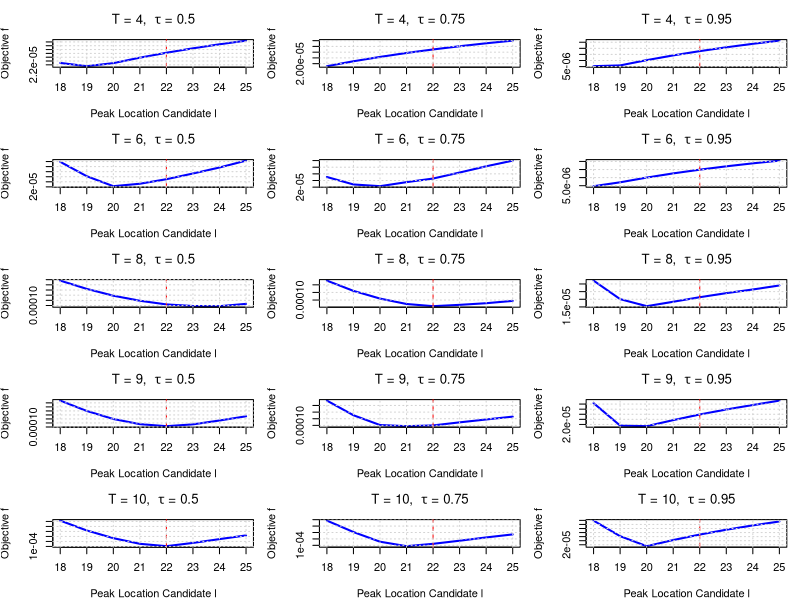

Write the R code that produced this figure.
# ---------------------------------------------------------------------------
# Quantile-Based Peak Estimation with shifted Laplace to match tau
# ---------------------------------------------------------------------------
# ---------------------------------------------------------------------------
# Laplace Quantile (inverse CDF) 
# ---------------------------------------------------------------------------
qlaplace <- function(tau, scale = 1) {
  if ( tau < 0.5 )
    return( scale * log( 2 * tau ) )
  else
    return( - scale * log( 2 * (1 - tau) ) )
}

# ---------------------------------------------------------------------------
# Laplace with shifted center to match P(e < 0)= tau
# ---------------------------------------------------------------------------
shifted_laplace <- function(n, tau, scale = 1) {
  rlap <- rlaplace(n, scale = scale)
  rlap - qlaplace(tau, scale = scale)
}

# ---------------------------------------------------------------------------
# Laplace Noise Generator (original, centered at 0) 
# ---------------------------------------------------------------------------
rlaplace <- function(n, location = 0, scale = 1) {
  u <- runif(n, -0.5, 0.5)
  location - scale * sign(u) * log(1 - 2 * abs(u))
}

# ---------------------------------------------------------------------------
# Quantile Loss
# ---------------------------------------------------------------------------
quantile_loss <- function(u, tau) {
  u * ( tau - (u < 0) )
}

# ---------------------------------------------------------------------------
# Weighted Quantile
# ---------------------------------------------------------------------------
med_weighted_tau <- function(I, l, s, tau) {
  T <- length(I)
  
  x <- I * exp(((1:T) - l)^2 / s^2)
  w <- exp(-((1:T) - l)^2 / s^2)
  
  o <- order(x)
  x_sorted <- x[o]
  w_sorted <- w[o]
  
  cum_w <- cumsum(w_sorted)
  cutoff <- tau * sum(w_sorted)
  
  k <- min(which(cum_w >= cutoff))
  
  return(x_sorted[k]) 
}

# ---------------------------------------------------------------------------
# Quantile-Based Amplitude
# ---------------------------------------------------------------------------
compute_a <- function(I, l, s, tau) {
  med_weighted_tau(I, l, s, tau)
}

# ---------------------------------------------------------------------------
# Quantile Loss objective
# ---------------------------------------------------------------------------
objective_function <- function(I, a, l, s, tau) {
  t <- seq_along(I)
  fitted <- a * exp(-((t - l)^2) / s^2)
  u <- I - fitted
  mean(quantile_loss(u, tau))
}

# ---------------------------------------------------------------------------
# Optimize s for a given l
# ---------------------------------------------------------------------------
search_best_s <- function(I, l, tau) {
  f_obj <- function(s) {
    a_hat <- compute_a(I, l, s, tau)
    objective_function(I, a_hat, l, s, tau)
  }
  optimize(f_obj, interval = c(1, 20), tol = 1e-4)$minimum
}

# ---------------------------------------------------------------------------
# Main simulation
# ---------------------------------------------------------------------------
simulate_quantile_objective <- function(T, A, L, S, tau, snr = Inf, seed = NULL) {
  t <- 1:T
  signal <- A * exp(-((t - L)^2) / S^2)
  
  if (!is.null(seed)) set.seed(seed)
  
  if (is.finite(snr)) {
    b <- A / (sqrt(2) * snr)
    noise <- shifted_laplace(T, tau, scale = b )
    I <- signal + noise
  } else {
    I <- signal
  }
  
  l_grid <- 18:25
  losses <- sapply(l_grid, function(l) {
    s_hat <- search_best_s(I, l, tau)
    a_hat <- compute_a(I, l, s_hat, tau)
    objective_function(I, a_hat, l, s_hat, tau)
  })
  
  data.frame(l = l_grid, loss = losses, T = T)
}

# ---------------------------------------------------------------------------
# Combined Plotting Utility for All Tau and T Values (Shifted Laplace Case)
# ---------------------------------------------------------------------------
plot_all_shifted_objectives <- function(results_all, L_true) {
  Ts <- sort(unique(results_all$T))
  taus <- sort(unique(results_all$tau))
  
  png(filename = "plot_shifted_all.png", width = 900, height = 1200, res = 120)
  old_par <- par(mfrow = c(length(Ts), length(taus)), mar = c(4, 4, 3, 1))
  on.exit({ par(old_par); dev.off() })
  
  for (T_val in Ts) {
    for (tau_val in taus) {
      subset_data <- subset(results_all, T == T_val & tau == tau_val)
      plot(subset_data$l, subset_data$loss, type = "l", lwd = 2, col = "blue",
           xlab = "Peak Location Candidate l",
           ylab = expression("Objective " * f),
           main = bquote("T = " * .(T_val) * ",  " * tau * " = " * .(tau_val)))
      abline(v = L_true, col = "red", lty = 2)
      grid()
    }
  }
}

# ---------------------------------------------------------------------------
# Run simulation and produce combined plot
# ---------------------------------------------------------------------------
A_true <- 1
L_true <- 22
S_true <- 10
snr <- 1000
seed <- 280
T_vals <- c(4, 6, 8, 9, 10)
tau_values <- c(0.5, 0.75, 0.95)

results_all <- do.call(rbind, lapply(tau_values, function(tau_val) {
  do.call(rbind, lapply(T_vals, function(T) {
    df <- simulate_quantile_objective(
      T, A = A_true, L = L_true, S = S_true,
      tau = tau_val, snr = snr, seed = seed
    )
    df$tau <- tau_val
    df
  }))
}))

plot_all_shifted_objectives(results_all, L_true)
cat("Combined plot saved to plot_shifted_all.png\n")
